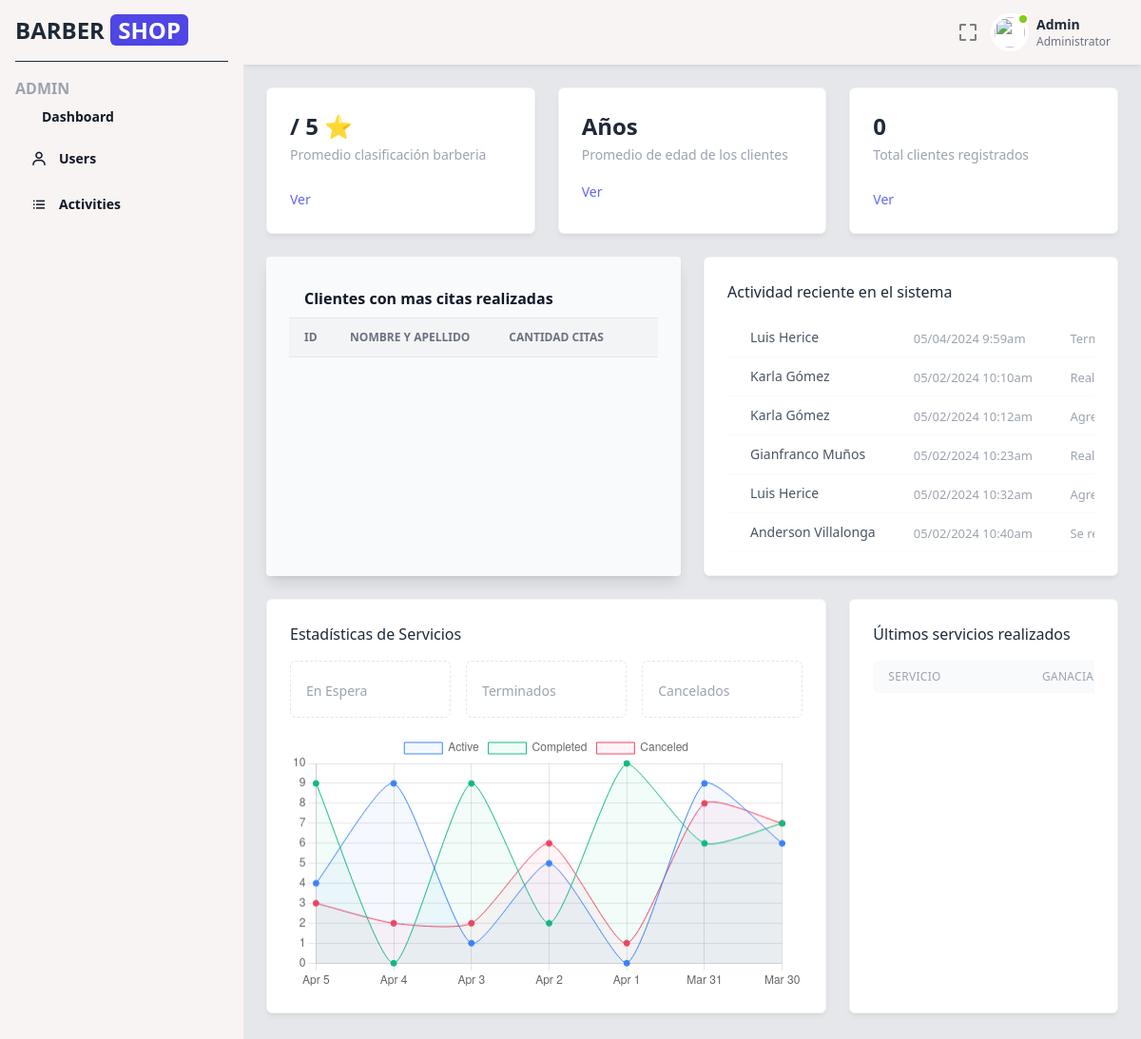
Page /src/vistas/user/adminPanel.php on the earlier database version.
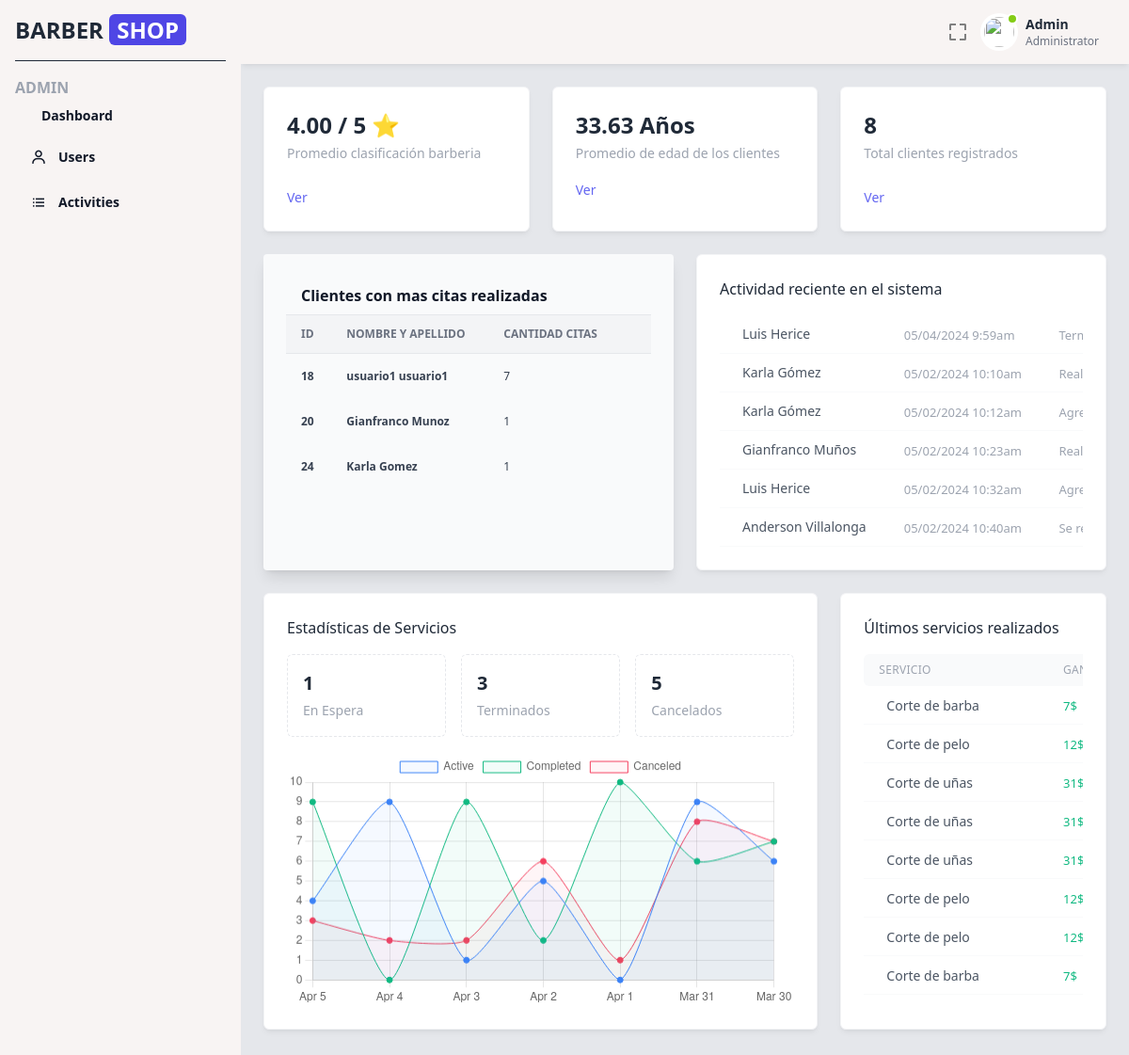
Same page on the later database version.
### tables this page shows
CREATE TABLE `citas` (
  `id_Citas` int NOT NULL AUTO_INCREMENT,
  `Fecha_Creacion` datetime NOT NULL DEFAULT CURRENT_TIMESTAMP ON UPDATE CURRENT_TIMESTAMP,
  `Fecha_Cita` date NOT NULL,
  `Hora_Inicio` time NOT NULL,
  `status` enum('En Espera','Terminado','Cancelado') NOT NULL COMMENT '0 for waiting citas\\n1 for realized citas\\n2 for canceled citas',
  `Razon_Cancelacion` text,
  `id_Cliente` int NOT NULL,
  `Id_Empleado` int NOT NULL,
  PRIMARY KEY (`id_Citas`),
  KEY `fk_ids_Cliente` (`id_Cliente`),
  KEY `fk_ids_Empleado` (`Id_Empleado`),
  CONSTRAINT `fk_ids_Cliente` FOREIGN KEY (`id_Cliente`) REFERENCES `clientes` (`id_Cliente`) ON UPDATE CASCADE,
  CONSTRAINT `fk_ids_Empleado` FOREIGN KEY (`Id_Empleado`) REFERENCES `empleado` (`Id_Empleado`) ON UPDATE CASCADE
);

CREATE TABLE `servicios_categoria` (
  `Id_Categoria` int NOT NULL AUTO_INCREMENT,
  `nombre` varchar(45) NOT NULL,
  PRIMARY KEY (`Id_Categoria`)
);

CREATE TABLE `servicios` (
  `id_Servicio` int NOT NULL AUTO_INCREMENT,
  `Precio` decimal(10,0) NOT NULL,
  `Duracion` int NOT NULL,
  `Id_Categoria` int NOT NULL,
  PRIMARY KEY (`id_Servicio`),
  KEY `fk_id_Categoria` (`Id_Categoria`),
  CONSTRAINT `fk_id_Categoria` FOREIGN KEY (`Id_Categoria`) REFERENCES `servicios_categoria` (`Id_Categoria`) ON UPDATE CASCADE
);

### src/clases/Conexion.php (called while the page is built, shortened)
<?php
class ConexionSQL {
    private $servidor = "localhost";
    private $usuario = "root";
    private $contraseña = "Pas080604";
    private $base_datos = "barber";
    public function __construct() {
      $dsn = "mysql:host=$this->servidor;dbname=$this->base_datos;charset=utf8mb4";
      try {
        $this->conexion = new PDO($dsn, $this->usuario, $this->contraseña);
      } catch(PDOException $e) {
        die("Error de conexión: " . $e->getMessage());
      }
    }
}

### src/clases/Admin.php (called while the page is built, shortened)
<?php
class Admin extends ConexionSQL{
    public function getClientsWithMoreApointments(){
        $sql="SELECT
        c.id_Cliente,
        cl.Nombre,
        cl.Apellido,
        COUNT(*) AS cantidad_citas_realizadas
        FROM
        citas c
        JOIN
        clientes cl ON c.id_Cliente = cl.id_Cliente
        GROUP BY
        c.id_Cliente, cl.Nombre, cl.Apellido
        ORDER BY
        COUNT(*) DESC
        LIMIT 5;
        ";
        $query = $this->conexion->prepare($sql);
        if($query->execute()){
            return $query->fetchAll(PDO::FETCH_ASSOC);
        }else{
            return false;
        }
    }
    public function getLastApointments(){
        $sql="SELECT
        c.id_Citas,
        c.status,
        c.Fecha_Creacion,
        sc.nombre AS nombre_servicio,
        s.Precio,
        sc.nombre AS nombre_categoria
        FROM
            citas c
        JOIN
            servicios_reservados sr ON c.Id_Citas = sr.Id_Cita
        JOIN
            servicios s ON sr.Id_Servicio = s.id_Servicio
        JOIN
            servicios_categoria sc ON s.Id_Categoria = sc.Id_Categoria
        ORDER BY
            c.Fecha_Creacion DESC
        LIMIT 8;";
    $query = $this->conexion->prepare($sql);
    if($query->execute()){
        return $query->fetchAll(PDO::FETCH_ASSOC);
    }else{
        return false;
    }
    }
}

### src/vistas/user/adminPanel.php (the view, shortened to what the rows shown need)
<!DOCTYPE html>
<html lang="en">
<head>
    <link href="https://fonts.bunny.net/css?family=figtree:400,500,600&display=swap" rel="stylesheet" />
    <link href='https://unpkg.com/boxicons@2.1.4/css/boxicons.min.css' rel='stylesheet'>
    <link href="https://cdn.jsdelivr.net/npm/remixicon@3.5.0/fonts/remixicon.css" rel="stylesheet">
    <script src="https://cdn.tailwindcss.com"></script>
</head>
<?php
include("../../clases/Conexion.php");
include("../../clases/Admin.php");
$Admin = new Admin();
$clientsApointments = $Admin->getClientsWithMoreApointments();
$lastsApoitments = $Admin->getLastApointments();
?>
<body class="text-gray-800 font-inter">
    <div class="fixed left-0 top-0 w-64 h-full bg-[#f8f4f3] p-4 z-50 sidebar-menu transition-transform">
        <a href="../../../"
         class="flex items-center pb-4 border-b border-b-gray-800">
            <h2 class="font-bold text-2xl">BARBER <span class="bg-indigo-600 text-white px-2 rounded-md">SHOP</span></h2>
        </a>
    </div>
    <main class="w-full md:w-[calc(100%-256px)] md:ml-64 bg-gray-200 min-h-screen transition-all main">
        <div class="py-2 px-6 bg-[#f8f4f3] flex items-center shadow-md shadow-black/5 sticky top-0 left-0 z-30">
            <ul class="ml-auto flex items-center">
                <li class="dropdown ml-3">
                    <button type="button" class="dropdown-toggle flex items-center">
                        <div class="p-2 md:block text-left">
                            <h2 class="text-sm font-semibold text-gray-800">Admin</h2>
                        </div>
                    </button>
                </li>
            </ul>
        </div>
        <div class="p-6">
            <div class="grid grid-cols-1 lg:grid-cols-2 gap-6 mb-6">
                <div class="p-6 relative flex flex-col min-w-0 mb-4 lg:mb-0 break-words bg-gray-50 dark:bg-gray-800 w-full shadow-lg rounded">
                    <div class="rounded-t mb-0 px-0 border-0">
                      <div class="block w-full overflow-x-auto">
                        <table class="items-center w-full bg-transparent border-collapse">
                          <thead>
                            <tr>
                            <th class="px-4 bg-gray-100 dark:bg-gray-600 text-gray-500 dark:text-gray-100 align-middle border border-solid border-gray-200 dark:border-gray-500 py-3 text-xs uppercase border-l-0 border-r-0 whitespace-nowrap font-semibold text-left">ID</th>
                              <th class="px-4 bg-gray-100 dark:bg-gray-600 text-gray-500 dark:text-gray-100 align-middle border border-solid border-gray-200 dark:border-gray-500 py-3 text-xs uppercase border-l-0 border-r-0 whitespace-nowrap font-semibold text-left">Nombre y Apellido</th>
                              <th class="px-4 bg-gray-100 dark:bg-gray-600 text-gray-500 dark:text-gray-100 align-middle border border-solid border-gray-200 dark:border-gray-500 py-3 text-xs uppercase border-l-0 border-r-0 whitespace-nowrap font-semibold text-left">Cantidad citas</th>
                              <th class="px-4 bg-gray-100 dark:bg-gray-600 text-gray-500 dark:text-gray-100 align-middle border border-solid border-gray-200 dark:border-gray-500 py-3 text-xs uppercase border-l-0 border-r-0 whitespace-nowrap font-semibold text-left min-w-140-px"></th>
                            </tr>
                          </thead>
                          <tbody>
                            <?php foreach($clientsApointments as $client):?>
                            <tr class="text-gray-700 dark:text-gray-100">
                              <th class="border-t-0 px-4 align-middle border-l-0 border-r-0 text-xs whitespace-nowrap p-4 text-left">
                                <?php echo $client["id_Cliente"]?>
                              </th>
                              <th class="border-t-0 px-4 align-middle border-l-0 border-r-0 text-xs whitespace-nowrap p-4 text-left">
                                <?php echo $client["Nombre"]." ".$client["Apellido"]?>
                              </th>
                            </tr>
                            <?php endforeach;?>
                          </tbody>
                        </table>
                      </div>
                    </div>
                  </div>
            </div>
            <div class="grid grid-cols-1 lg:grid-cols-3 gap-6 mb-6">
                <div class="bg-white border border-gray-100 shadow-md shadow-black/5 p-6 rounded-md">
                    <div class="overflow-x-auto">
                        <table class="w-full min-w-[460px]">
                            <thead>
                                <tr>
                                    <th class="text-[12px] uppercase tracking-wide font-medium text-gray-400 py-2 px-4 bg-gray-50 text-left rounded-tl-md rounded-bl-md">Servicio</th>
                                    <th class="text-[12px] uppercase tracking-wide font-medium text-gray-400 py-2 px-4 bg-gray-50 text-left">Ganacia</th>
                                </tr>
                            </thead>
                            <tbody>
                              <?php foreach ($lastsApoitments as $cita): ?>
                                <tr>
                                    <td class="py-2 px-4 border-b border-b-gray-50">
                                        <span href="#" class="text-gray-600 text-sm font-medium hover:text-blue-500 ml-2 truncate">
                                              <?php echo $cita["nombre_servicio"]?>
                                        </span>
                                    </td>
                                    <td class="py-2 px-4 border-b border-b-gray-50">
                                        <span class="text-[13px] font-medium text-emerald-500">
                                          <?php echo $cita["Precio"]."$" ?>
                                        </span>
                                    </td>
                                </tr>
                                <?php endforeach;?>
                            </tbody>
                        </table>
                    </div>
                </div>
            </div>
        </div>
    </main>
</body>
</html>

Differences in the rows shown:
added citas: servicios_categoria.nombre "Corte de barba", servicios.Precio "7"
added citas: servicios_categoria.nombre "Corte de pelo", servicios.Precio "12"
added citas: servicios_categoria.nombre "Corte de uñas", servicios.Precio "31"
added citas: servicios_categoria.nombre "Corte de uñas", servicios.Precio "31"
added citas: servicios_categoria.nombre "Corte de uñas", servicios.Precio "31"
added citas: servicios_categoria.nombre "Corte de pelo", servicios.Precio "12"
added citas: servicios_categoria.nombre "Corte de pelo", servicios.Precio "12"
added citas: servicios_categoria.nombre "Corte de barba", servicios.Precio "7"
Other differences:
$puntuaciones[0]["puntuacion"]: (not shown) → "4.00"
$avgAge["promedio_edad_barberia"]: (not shown) → "33.63"
$totalClients["cantidad_clientes_registrados"]: "0" → "8"
$servicesStats["citas_en_espera"]: (not shown) → "1"
$servicesStats["citas_terminadas"]: (not shown) → "3"
$servicesStats["citas_canceladas"]: (not shown) → "5"
new list line: "18 usuario1 usuario1 7"
new list line: "20 Gianfranco Munoz 1"
new list line: "24 Karla Gomez 1"
